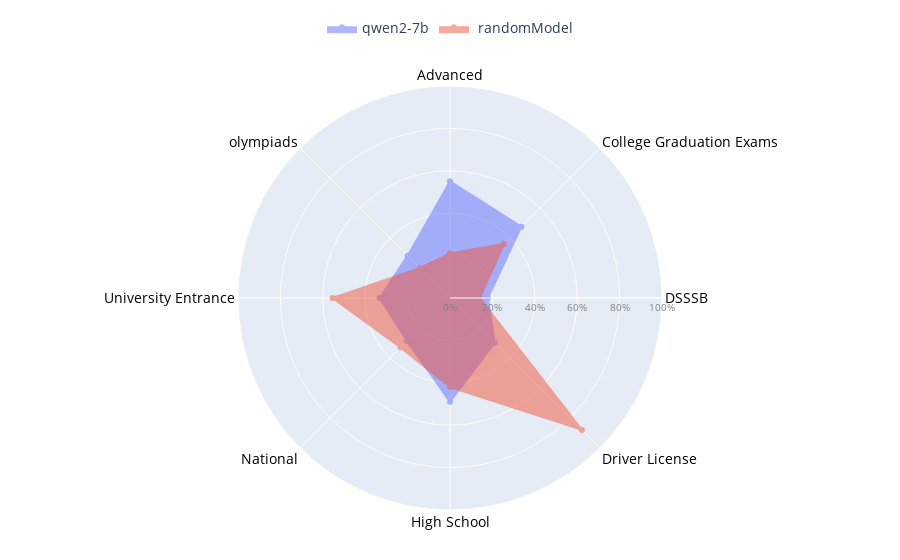

The code cell stored with this chart in its notebook:
### Code cell
import os
import numpy as np
import pandas as pd
import plotly.graph_objects as go
import plotly.express as px  # for color sequences

def generate_spidergraph(data_path: str):
    """
    Generate a spider (radar) chart comparing multiple models' accuracies across languages.
    
    Args:
        data_path (str): Path to input CSV file.
        output_folder (str): Directory where to save the resulting plot.
    """
    # Read and prepare data
    df = pd.read_csv(data_path)
    df = df[df['level'] != 'Overall']  # Remove overall score
    
    # Extract languages and models
    languages = df['level'].tolist()
    models = [col for col in df.columns if col != 'level']
    
    # Close the loop for languages by appending the first language at the end.
    languages_closed = languages + [languages[0]]
    
    # Create Plotly figure
    fig = go.Figure()
    
    # Use Plotly's default qualitative color sequence (or choose your own)
    color_sequence = px.colors.qualitative.Plotly
    
    # Add a trace for each model
    for i, model in enumerate(models):
        values = df[model].tolist()
        # Close the loop by appending the first value again
        values_closed = values + [values[0]]
        
        fig.add_trace(go.Scatterpolar(
            r=values_closed,
            theta=languages_closed,
            mode='lines+markers',
            name=model,
            line=dict(color=color_sequence[i % len(color_sequence)], width=2),
            fill='toself',
            # Using the same color for the fill with some transparency:
            fillcolor=color_sequence[i % len(color_sequence)],
            opacity=0.5  # Adjust opacity of the trace if needed
        ))
    
    # Update layout similar to the Matplotlib settings
    fig.update_layout(
        polar=dict(
            radialaxis=dict(
                visible=True,
                range=[0, 1],
                tickvals=[0, 0.2, 0.4, 0.6, 0.8, 1.0],
                ticktext=["0%", "20%", "40%", "60%", "80%", "100%"],
                # Optionally, you can adjust tick font
                tickfont=dict(size=10, color="grey")
            ),
            angularaxis=dict(
                tickfont=dict(size=14, color="black"),
                rotation=90,         # Sets the starting angle (equivalent to pi/2 offset)
                direction="clockwise"  # Reverse direction to mimic Matplotlib's '-1'
            ),
        ),
        legend=dict(
        font=dict(size=14),
        orientation="h",  # Horizontal legend
        yanchor="bottom",
        y=1.1,  # Adjust height of legend above the graph
        xanchor="center",
        x=0.5
    ),
    margin=dict(l=50, r=50, t=50, b=50)  # Reduced top margin
    )
    
    # Optionally display the figure in your browser or notebook
    fig.show()

# Example usage:
generate_spidergraph("eval_results/results_accuracy/accuracy_across_level.csv")

### Figure 1 — Plotly figure (JSON) as saved in the notebook; plotly's stock layout.template omitted (floating-point values rounded to 4 significant figures)
{"data": [{"fill": "toself", "fillcolor": "#636EFA", "line": {"color": "#636EFA", "width": 2}, "mode": "lines+markers", "name": "qwen2-7b", "opacity": 0.5, "r": [0.5501, 0.4759, 0.1786, 0.2986, 0.4892, 0.2866, 0.3314, 0.2824, 0.5501], "theta": ["Advanced", "College Graduation Exams", "DSSSB", "Driver License", "High School", "National", "University Entrance", "olympiads", "Advanced"], "type": "scatterpolar"}, {"fill": "toself", "fillcolor": "#EF553B", "line": {"color": "#EF553B", "width": 2}, "mode": "lines+markers", "name": " randomModel", "opacity": 0.5, "r": [0.21, 0.36, 0.14, 0.88, 0.42, 0.33, 0.554, 0.2, 0.21], "theta": ["Advanced", "College Graduation Exams", "DSSSB", "Driver License", "High School", "National", "University Entrance", "olympiads", "Advanced"], "type": "scatterpolar"}], "layout": {"legend": {"font": {"size": 14}, "orientation": "h", "x": 0.5, "xanchor": "center", "y": 1.1, "yanchor": "bottom"}, "margin": {"b": 50, "l": 50, "r": 50, "t": 50}, "polar": {"angularaxis": {"direction": "clockwise", "rotation": 90, "tickfont": {"color": "black", "size": 14}}, "radialaxis": {"range": [0, 1], "tickfont": {"color": "grey", "size": 10}, "ticktext": ["0%", "20%", "40%", "60%", "80%", "100%"], "tickvals": [0, 0.2, 0.4, 0.6, 0.8, 1], "visible": true}}}}
